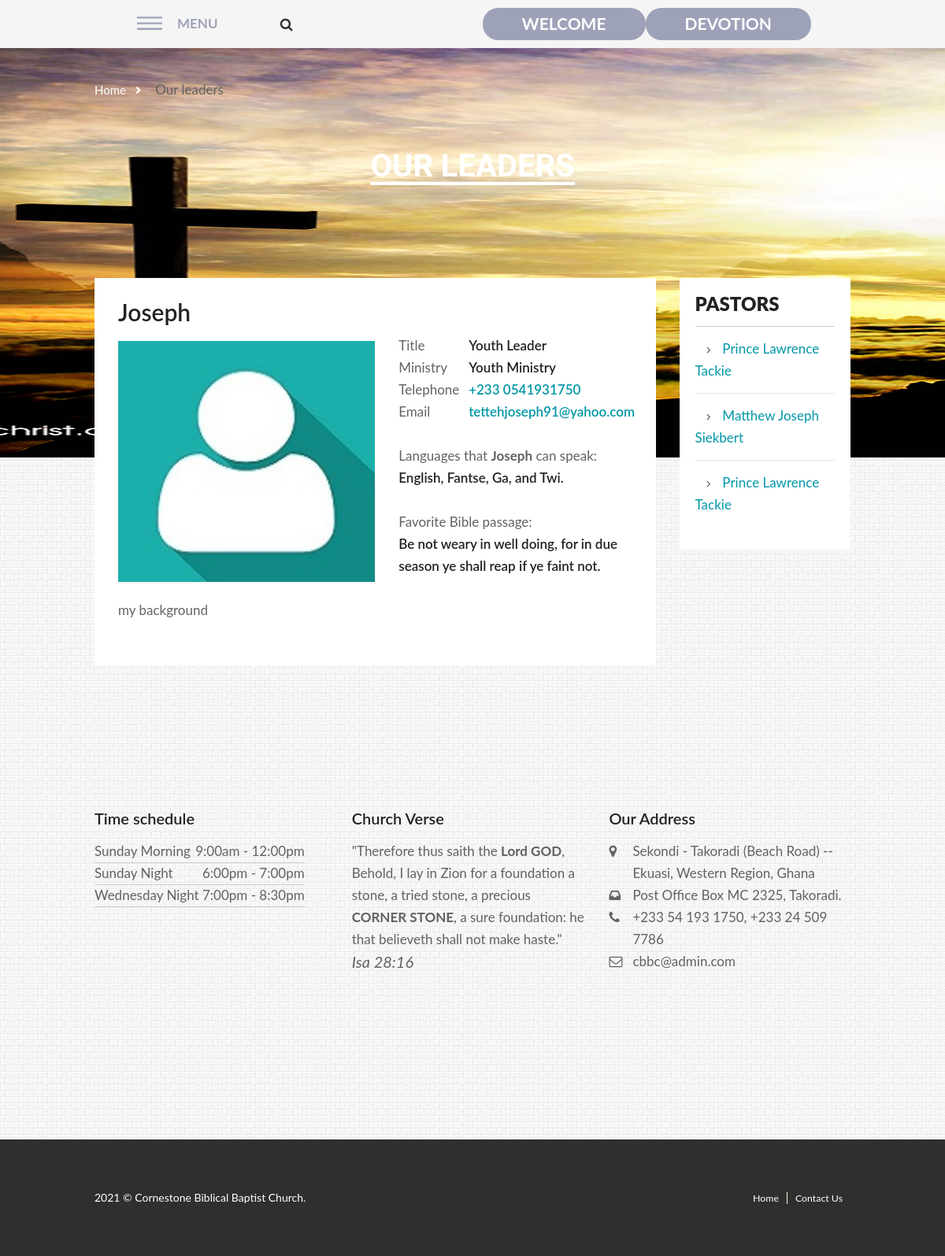
Page /4/ on the committed database.
### home/models.py (models this page shows, shortened)
class Pastor(models.Model):
    date_posted = models.DateTimeField(auto_now_add=True)
    name = models.CharField(max_length=100)
    role = models.CharField(max_length=100)
    ministry = models.CharField(max_length=100)
    languages = models.CharField(max_length=100)
    fav_verse = models.CharField(max_length=300)
    background = models.TextField()
    phone = models.CharField(max_length=50)
    email = models.EmailField(max_length=254)
    img_url = models.CharField(max_length=100)

### home/views.py (the view)
# urls.py: url(r'^(?P<pastor_id>[0-9]+)/$', views.pastor, name='pastor')
def pastor(request, pastor_id):
	pastors = get_object_or_404(Pastor, pk=pastor_id)
	pastor = Pastor.objects.order_by('id')[:3]
	context = {
		'pastors' : pastors,
		'pastor' : pastor,
		'title' : 'Our leaders',
	}
	return render(request, 'pastors.html', context)

### home/templates/pastors.html
{% extends "base.html" %}
{% load static %}
{% block body %}<body class="bg-white_brick_wall">{% endblock %}
{% block content %}
<main class="main main--subpage main--default">
        <nav class="breadcrumbs">
          <div class="container">
            <ul>
              <li class="breadcrumbs__item"><a href="{% url 'home' %}" class="breadcrumbs__link">Home</a></li>
              <li class="breadcrumbs__item">{{title}}</li>
            </ul>
          </div>
        </nav>
        <header class="main__head">
          <h1 class="main__title">{{title}}</h1>
        </header>
        <div class="container">
          <div class="main__wrap">
         <div class="main__content">
              <div class="widget js-widget widget--card">
                <div class="widget__header">
                  <h2 class="widget__title js-widget-title">{{pastors.name | safe }}</h2>
                </div>
                <div class="widget__content">
                  <section class="member member--details">
                    <div class="member__row">
                      <figure class="member__photo"><img src="/static/media-demo/{{pastors.img_url}}.jpg" alt="" class="member__img"></figure>
                      <div class="member__info">
                        <dl class="dl-table">
                          <dt>Title</dt>
                          <dd>{{pastors.role}}</dd>
                          <dt>Ministry</dt>
                          <dd>{{pastors.ministry}}</dd>
                          <dt>Telephone</dt>
                          <dd><a>+233 {{pastors.phone | safe}}</a></dd>
                          <dt>Email</dt>
                          <dd><a>{{pastors.email | safe}}</a></dd>
                        </dl>
                        <dl class="dl-list">
                          <dt>Languages that <b>{{pastors.name | safe }}</b> can speak:</dt>
                          <dd>{{pastors.languages}}.</dd>
                          <dt>Favorite Bible passage:</dt>
                          <dd>{{pastors.fav_verse}}.</dd>
                        </dl>
                      </div>
                    </div>
                    <div class="member__descr">
                      {{pastors.background | safe }}
                    </div>
                  </section>
                </div>
              </div>
            </div>
             <aside class="sidebar">
              <div class="widget js-widget widget--sidebar">
                <div class="widget__header">
                  <h3 class="widget__title js-widget-title">Pastors</h3>
                </div>
                <div class="widget__content">
                  <ul class="list">
                  {% for item in pastor %}
                    <li class="list__item"><a href="{% url 'pastor' item.id %}" class="list__link">{{ item.name }}</a></li>
                  {% endfor %}
                  </ul>
                </div>
              </div>
            </aside>
          </div>
        </div>
      </main>
    {% endblock %}

### static/css/custom.css (style rules this page uses)
* { box-sizing:border-box; }
body { font-family:'Lato'; }
.container { max-width:960px; margin:0 auto; padding:2em 0 2em 0; }

### rows in the picture
Pastor: name "Joseph", img_url (placeholder picture), role "Youth Leader", ministry "Youth Ministry", phone "0541931750", email "tettehjoseph91@yahoo.com", languages "English, Fantse, Ga, and Twi", fav_verse "Be not weary in well doing, for in due season ye shall reap if ye faint not", background "my background"
Pastor: name "Prince Lawrence Tackie"
Pastor: name "Matthew Joseph Siekbert"
Pastor: name "Prince Lawrence Tackie"

### other values in the picture
{{ title }} "Our leaders"
{{ title }} "OUR LEADERS"
